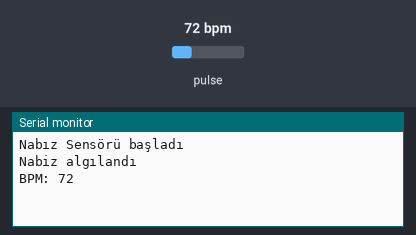
This sketch was run on a simulated Arduino Uno, built with avr-gcc and run on an emulated ATmega328P. Parts: the last lines printed to the serial monitor. The test bench sets the inputs (shaded band); at power-on: pulse 72 bpm.

Above: at 1.2 s.
1.3 s: pulse set to 42 bpm
At 2.7 s:
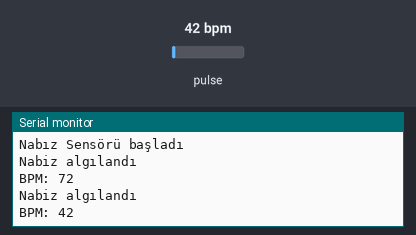
2.8 s: pulse set to 70 bpm
At 3.8 s:
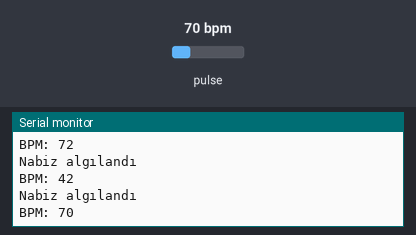
Timing chart, 0 to 5.8 s (numbered marks = the images above; inputs shaded):
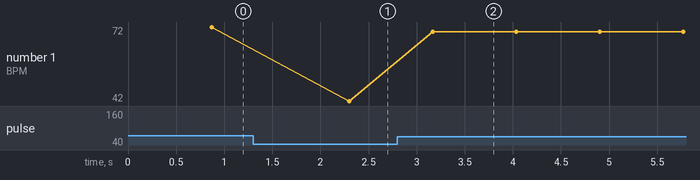

The sketch:

nabizsensoru.ino
```cpp
#define USE_ARDUINO_INTERRUPTS true
#include<PulseSensorPlayground.h>
const int PulseWire = 0;
int Threshold = 510;
int nabiz;
PulseSensorPlayground pulseSensor;
void setup() {
  Serial.begin(9600);
  pulseSensor.analogInput(PulseWire);
  pulseSensor.setThreshold(Threshold);
  if(pulseSensor.begin()){
    Serial.println("Nabız Sensörü başladı");
  }
}

void loop() {
  if(pulseSensor.sawStartOfBeat()){

    nabiz = pulseSensor.getBeatsPerMinute();
    Serial.println("Nabiz algılandı");
    Serial.print("BPM: ");
    Serial.println(nabiz);
  }
  delay(20);
}
```

Measured:
- after the input at 1.3 s, the serial monitor: prints a new line after 1.0 s (image 1)
- after the input at 2.8 s, the serial monitor: prints a new line after 0.37 s (image 2)
- plotted number 1: 72 → 42 after the input at 1.3 s, 42 → 70 after the input at 2.8 s
